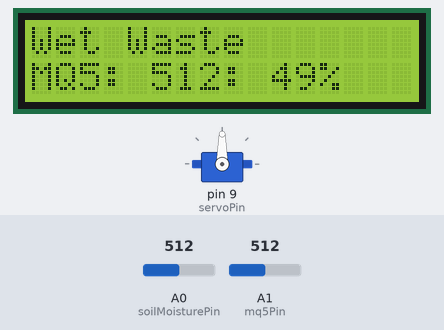
Recording of a sketch running on a simulated Arduino Uno, built with avr-gcc and run on an emulated ATmega328P. Shown: 16×2 character LCD, servo. The inputs (shaded band) are chosen by the test bench; at power-on: A0 (soilMoisturePin) = 512, A1 (mq5Pin) = 512. What the sketch prints to the serial monitor is not drawn.

Above: at 3.2 s.
3.3 s: A0 (soilMoisturePin) set to 704
At 8.6 s:
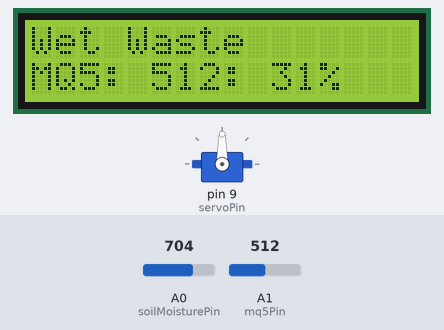
15.2 s: A0 (soilMoisturePin) set to 732
At 21.6 s:
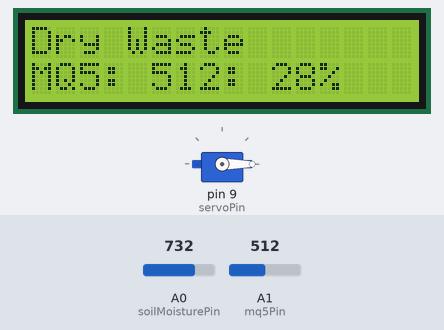
27.1 s: A1 (mq5Pin) set to 107
At 33.4 s:
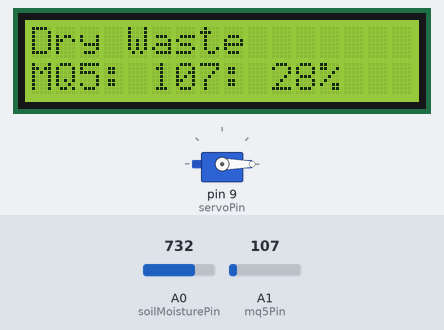
38.8 s: A1 (mq5Pin) set to 95
At 45.2 s:
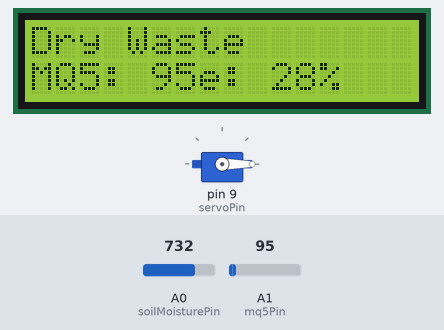
50.7 s: A1 (mq5Pin) set to 11
At 56.9 s:
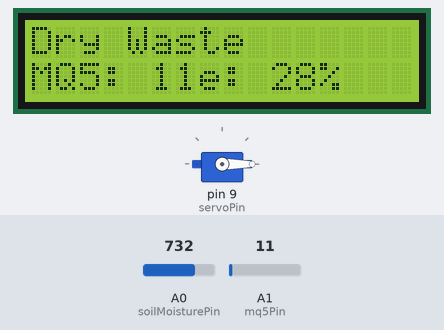
62.6 s: A1 (mq5Pin) set to 8
At 69.8 s:
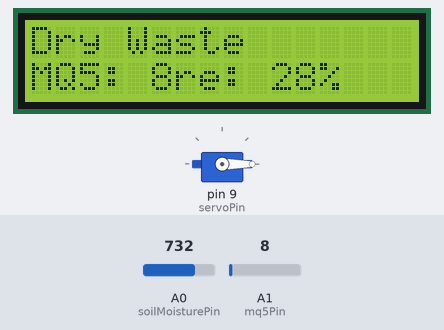
Timing chart, 0 to 71.3 s (numbered marks = the images above; inputs shaded):
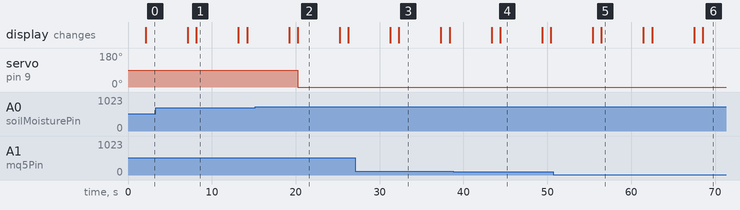

The sketch:

rooot.ino
```cpp
#include <Wire.h>
#include <LiquidCrystal_I2C.h>
#include <Servo.h>

// Define the analog pins for sensors
const int soilMoisturePin = A0;
const int mq5Pin = A1;  // Assuming the MQ5 gas sensor is connected to A1

// Define I2C address for the LCD
const int lcdAddress = 0x27;
const int lcdCols = 16;
const int lcdRows = 2;

// Create LCD object
LiquidCrystal_I2C lcd(lcdAddress, lcdCols, lcdRows);

// Define the pin for the servo motor
const int servoPin = 9;

// Create Servo object
Servo myServo;

void setup() {
  Serial.begin(9600);
  lcd.init();
  lcd.backlight();
  myServo.attach(servoPin);

  lcd.print("Waste Segregation");
  lcd.setCursor(0, 1);
  lcd.print("System");
  delay(2000);
  lcd.clear();
}

void loop() {
  int soilMoistureValue = analogRead(soilMoisturePin);
  int moistureThreshold = 500;

  int mq5Value = analogRead(mq5Pin);

  // Correct the mapping for moisture percentage
  int moisturePercentage = map(soilMoistureValue, 1023, 0, 0, 100);

  if (soilMoistureValue < moistureThreshold) {
    Serial.println("Wet Waste Detected");
    lcd.clear();
    lcd.print("Wet Waste");
    lcd.setCursor(0, 1);
    lcd.print("Moisture: 100%");
    myServo.write(90);
  } else if (moisturePercentage >= 30) {
    Serial.println("Wet Waste Detected");
    lcd.clear();
    lcd.print("Wet Waste");
    lcd.setCursor(0, 1);
    lcd.print("Moisture: " + String(moisturePercentage) + "%");
    myServo.write(90);
  } else {
    Serial.println("Dry Waste Detected");
    Serial.print("Moisture Percentage: ");
    Serial.println(moisturePercentage);
    lcd.clear();
    lcd.print("Dry Waste");
    lcd.setCursor(0, 1);
    lcd.print("Moisture: " + String(moisturePercentage) + "%");
    myServo.write(0);
  }

  // Display gas sensor values on Serial Monitor
  Serial.print("MQ5 Value: ");
  Serial.println(mq5Value);

  // Display MQ5 sensor reading on LCD for 5 seconds
  lcd.setCursor(0, 1);
  lcd.print("MQ5: " + String(mq5Value));
  delay(5000);

  lcd.clear();

  delay(1000);
}
```

Measured:
- the behaviour switches between 716 and 717 on A0 (soilMoisturePin) (found by bisection; images 1 and 2)
- the behaviour switches between 100 and 99 on A1 (mq5Pin) (found by bisection; images 3 and 4)
- the behaviour switches between 10 and 9 on A1 (mq5Pin) (found by bisection; images 5 and 6)
- after the input at 3.3 s, the display: first differs from a run without the input after 4.9 s (image 1)
- after the input at 15.2 s, servo on pin 9 (servoPin): 90° → 0° after 5.0 s; the display: first differs from a run without the input after 5.0 s (image 2)
- after the input at 27.1 s, the display: first differs from a run without the input after 5.2 s (image 3)
- after the input at 38.8 s, the display: first differs from a run without the input after 5.6 s (image 4)
- after the input at 50.7 s, the display: first differs from a run without the input after 5.7 s (image 5)
- after the input at 62.6 s, the display: first differs from a run without the input after 5.9 s (image 6)
